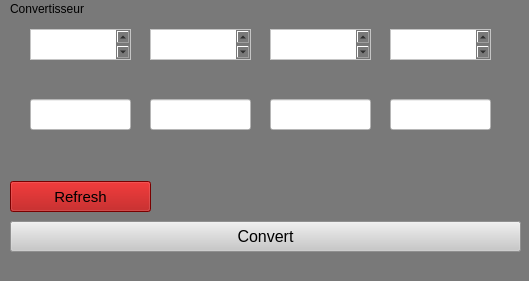
<?xml version="1.0" encoding="UTF-8"?>
<ui version="4.0">
 <class>Binary</class>
 <widget class="QMainWindow" name="Binary">
  <property name="geometry">
   <rect>
    <x>0</x>
    <y>0</y>
    <width>529</width>
    <height>281</height>
   </rect>
  </property>
  <property name="windowTitle">
   <string>Convertisseur Tommy©</string>
  </property>
  <property name="windowIcon">
   <iconset>
    <normaloff>:/Background/icons8-100-24.png</normaloff>
    <normalon>:/Background/iconeconversion.ico</normalon>:/Background/icons8-100-24.png</iconset>
  </property>
  <property name="styleSheet">
   <string notr="true">background-color: rgb(121, 121, 121);</string>
  </property>
  <property name="windowFilePath">
   <string/>
  </property>
  <widget class="QWidget" name="centralwidget">
   <widget class="QPushButton" name="Convert">
    <property name="geometry">
     <rect>
      <x>10</x>
      <y>202</y>
      <width>511</width>
      <height>31</height>
     </rect>
    </property>
    <property name="font">
     <font>
      <pointsize>12</pointsize>
     </font>
    </property>
    <property name="styleSheet">
     <string notr="true">background-color: rgb(200, 200, 200);</string>
    </property>
    <property name="text">
     <string>Convert</string>
    </property>
   </widget>
   <widget class="QTextEdit" name="octet1">
    <property name="geometry">
     <rect>
      <x>30</x>
      <y>10</y>
      <width>101</width>
      <height>31</height>
     </rect>
    </property>
    <property name="font">
     <font>
      <pointsize>12</pointsize>
     </font>
    </property>
    <property name="styleSheet">
     <string notr="true">background-color: rgb(255, 255, 255);</string>
    </property>
    <property name="html">
     <string>&lt;!DOCTYPE HTML PUBLIC &quot;-//W3C//DTD HTML 4.0//EN&quot; &quot;http://www.w3.org/TR/REC-html40/strict.dtd&quot;&gt;
&lt;html&gt;&lt;head&gt;&lt;meta name=&quot;qrichtext&quot; content=&quot;1&quot; /&gt;&lt;style type=&quot;text/css&quot;&gt;
p, li { white-space: pre-wrap; }
&lt;/style&gt;&lt;/head&gt;&lt;body style=&quot; font-family:'MS Shell Dlg 2'; font-size:12pt; font-weight:400; font-style:normal;&quot;&gt;
&lt;p style=&quot;-qt-paragraph-type:empty; margin-top:0px; margin-bottom:0px; margin-left:0px; margin-right:0px; -qt-block-indent:0; text-indent:0px; font-size:30pt;&quot;&gt;&lt;br /&gt;&lt;/p&gt;&lt;/body&gt;&lt;/html&gt;</string>
    </property>
   </widget>
   <widget class="QTextEdit" name="octet2">
    <property name="geometry">
     <rect>
      <x>150</x>
      <y>10</y>
      <width>101</width>
      <height>31</height>
     </rect>
    </property>
    <property name="font">
     <font>
      <pointsize>12</pointsize>
     </font>
    </property>
    <property name="styleSheet">
     <string notr="true">background-color: rgb(255, 255, 255);</string>
    </property>
    <property name="html">
     <string>&lt;!DOCTYPE HTML PUBLIC &quot;-//W3C//DTD HTML 4.0//EN&quot; &quot;http://www.w3.org/TR/REC-html40/strict.dtd&quot;&gt;
&lt;html&gt;&lt;head&gt;&lt;meta name=&quot;qrichtext&quot; content=&quot;1&quot; /&gt;&lt;style type=&quot;text/css&quot;&gt;
p, li { white-space: pre-wrap; }
&lt;/style&gt;&lt;/head&gt;&lt;body style=&quot; font-family:'MS Shell Dlg 2'; font-size:12pt; font-weight:400; font-style:normal;&quot;&gt;
&lt;p style=&quot;-qt-paragraph-type:empty; margin-top:0px; margin-bottom:0px; margin-left:0px; margin-right:0px; -qt-block-indent:0; text-indent:0px; font-size:30pt;&quot;&gt;&lt;br /&gt;&lt;/p&gt;&lt;/body&gt;&lt;/html&gt;</string>
    </property>
   </widget>
   <widget class="QTextEdit" name="octet3">
    <property name="geometry">
     <rect>
      <x>270</x>
      <y>10</y>
      <width>101</width>
      <height>31</height>
     </rect>
    </property>
    <property name="font">
     <font>
      <pointsize>12</pointsize>
     </font>
    </property>
    <property name="styleSheet">
     <string notr="true">background-color: rgb(255, 255, 255);</string>
    </property>
    <property name="html">
     <string>&lt;!DOCTYPE HTML PUBLIC &quot;-//W3C//DTD HTML 4.0//EN&quot; &quot;http://www.w3.org/TR/REC-html40/strict.dtd&quot;&gt;
&lt;html&gt;&lt;head&gt;&lt;meta name=&quot;qrichtext&quot; content=&quot;1&quot; /&gt;&lt;style type=&quot;text/css&quot;&gt;
p, li { white-space: pre-wrap; }
&lt;/style&gt;&lt;/head&gt;&lt;body style=&quot; font-family:'MS Shell Dlg 2'; font-size:12pt; font-weight:400; font-style:normal;&quot;&gt;
&lt;p style=&quot;-qt-paragraph-type:empty; margin-top:0px; margin-bottom:0px; margin-left:0px; margin-right:0px; -qt-block-indent:0; text-indent:0px; font-size:30pt;&quot;&gt;&lt;br /&gt;&lt;/p&gt;&lt;/body&gt;&lt;/html&gt;</string>
    </property>
   </widget>
   <widget class="QTextEdit" name="octet4">
    <property name="geometry">
     <rect>
      <x>390</x>
      <y>10</y>
      <width>101</width>
      <height>31</height>
     </rect>
    </property>
    <property name="font">
     <font>
      <pointsize>12</pointsize>
     </font>
    </property>
    <property name="styleSheet">
     <string notr="true">background-color: rgb(255, 255, 255);</string>
    </property>
    <property name="html">
     <string>&lt;!DOCTYPE HTML PUBLIC &quot;-//W3C//DTD HTML 4.0//EN&quot; &quot;http://www.w3.org/TR/REC-html40/strict.dtd&quot;&gt;
&lt;html&gt;&lt;head&gt;&lt;meta name=&quot;qrichtext&quot; content=&quot;1&quot; /&gt;&lt;style type=&quot;text/css&quot;&gt;
p, li { white-space: pre-wrap; }
&lt;/style&gt;&lt;/head&gt;&lt;body style=&quot; font-family:'MS Shell Dlg 2'; font-size:12pt; font-weight:400; font-style:normal;&quot;&gt;
&lt;p style=&quot;-qt-paragraph-type:empty; margin-top:0px; margin-bottom:0px; margin-left:0px; margin-right:0px; -qt-block-indent:0; text-indent:0px; font-size:30pt;&quot;&gt;&lt;br /&gt;&lt;/p&gt;
&lt;p style=&quot;-qt-paragraph-type:empty; margin-top:0px; margin-bottom:0px; margin-left:0px; margin-right:0px; -qt-block-indent:0; text-indent:0px; font-size:30pt;&quot;&gt;&lt;br /&gt;&lt;/p&gt;&lt;/body&gt;&lt;/html&gt;</string>
    </property>
   </widget>
   <widget class="QLineEdit" name="rsultat1">
    <property name="geometry">
     <rect>
      <x>30</x>
      <y>80</y>
      <width>101</width>
      <height>31</height>
     </rect>
    </property>
    <property name="styleSheet">
     <string notr="true">background-color: rgb(255, 255, 255);</string>
    </property>
   </widget>
   <widget class="QLineEdit" name="rsultat2">
    <property name="geometry">
     <rect>
      <x>150</x>
      <y>80</y>
      <width>101</width>
      <height>31</height>
     </rect>
    </property>
    <property name="styleSheet">
     <string notr="true">background-color: rgb(255, 255, 255);</string>
    </property>
   </widget>
   <widget class="QLineEdit" name="rsultat3">
    <property name="geometry">
     <rect>
      <x>270</x>
      <y>80</y>
      <width>101</width>
      <height>31</height>
     </rect>
    </property>
    <property name="styleSheet">
     <string notr="true">background-color: rgb(255, 255, 255);</string>
    </property>
   </widget>
   <widget class="QLineEdit" name="rsultat4">
    <property name="geometry">
     <rect>
      <x>390</x>
      <y>80</y>
      <width>101</width>
      <height>31</height>
     </rect>
    </property>
    <property name="styleSheet">
     <string notr="true">background-color: rgb(255, 255, 255);</string>
    </property>
   </widget>
   <widget class="QPushButton" name="refresh">
    <property name="geometry">
     <rect>
      <x>10</x>
      <y>162</y>
      <width>141</width>
      <height>31</height>
     </rect>
    </property>
    <property name="font">
     <font>
      <pointsize>11</pointsize>
     </font>
    </property>
    <property name="styleSheet">
     <string notr="true">background-color: rgb(170, 0, 0);</string>
    </property>
    <property name="text">
     <string>Refresh</string>
    </property>
   </widget>
  </widget>
  <widget class="QMenuBar" name="menubar">
   <property name="geometry">
    <rect>
     <x>0</x>
     <y>0</y>
     <width>529</width>
     <height>21</height>
    </rect>
   </property>
   <widget class="QMenu" name="menuConvertisseur">
    <property name="title">
     <string>Convertisseur</string>
    </property>
   </widget>
   <addaction name="menuConvertisseur"/>
  </widget>
  <widget class="QStatusBar" name="statusbar"/>
 </widget>
 <resources>
  <include location="../../Pictures/Camera Roll/font.qrc"/>
 </resources>
 <connections/>
</ui>
